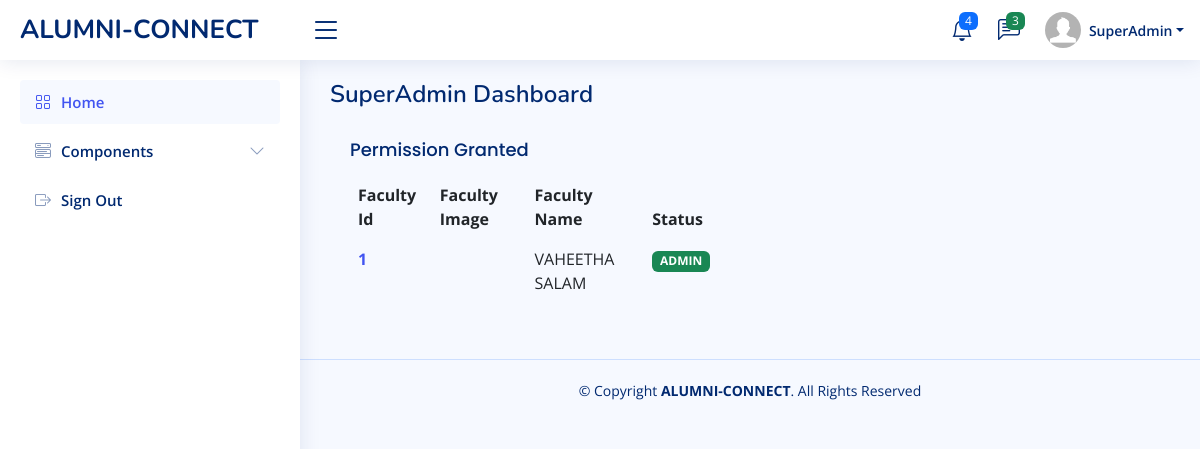
The app's page /alumnis/superAdmin, older data.
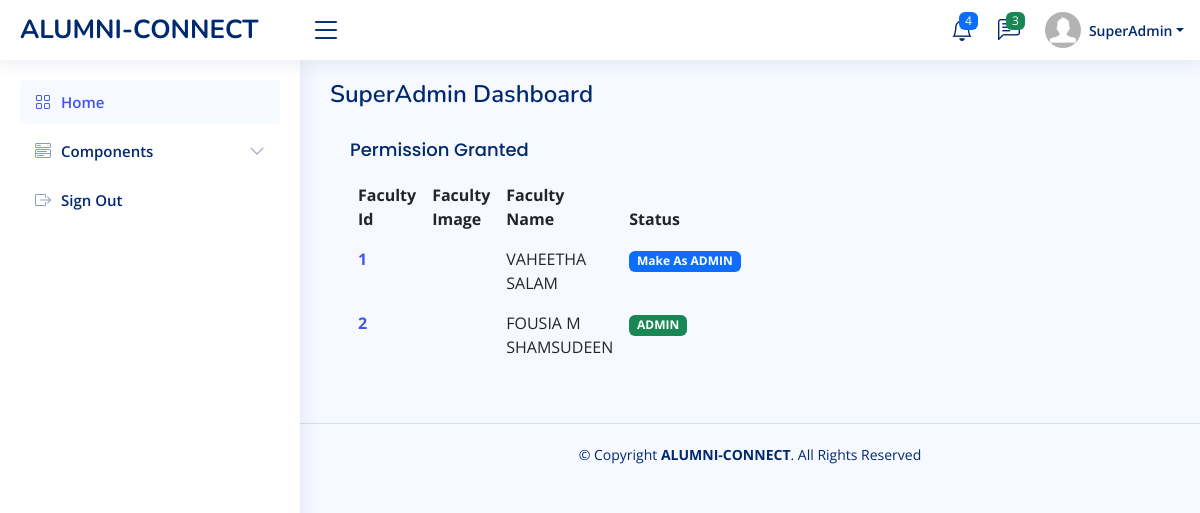
The same page, newer data.
### alumnis/models.py (models this page shows)
class Faculty(models.Model):
  fname = models.CharField(max_length=255,default="")
  lname = models.CharField(max_length=255,default="")
  email = models.CharField(max_length=255)
  mobile = models.IntegerField(default=0)
  password = models.CharField(max_length=255)
  access = models.IntegerField(default=0)

### alumnis/views.py (the view)
# urls.py: path('superAdmin', views.superAdmin, name='superAdmin'),
def superAdmin(request):
  mydata = Faculty.objects.all()
  template = loader.get_template('superAdminView.html')
  context = {
    'faculty': mydata,
  }
  return HttpResponse(template.render(context, request))

### alumnis/templates/superAdminView.html (shortened to what this page needs)
<!DOCTYPE html>
<html lang="en">
<head>
  {% load static %}
  <link href="{% static 'assets2/vendor/bootstrap/css/bootstrap.min.css' %}" rel="stylesheet">
  <link href="{% static 'assets2/vendor/bootstrap-icons/bootstrap-icons.css' %}" rel="stylesheet">
  <link href="{% static 'assets2/vendor/boxicons/css/boxicons.min.css' %}" rel="stylesheet">
  <link href="{% static 'assets2/vendor/quill/quill.snow.css' %}" rel="stylesheet">
  <link href="{% static 'assets2/vendor/quill/quill.bubble.css' %}" rel="stylesheet">
  <link href="{% static 'assets2/vendor/remixicon/remixicon.css' %}" rel="stylesheet">
  <link href="{% static 'assets2/vendor/simple-datatables/style.css' %}" rel="stylesheet">
  <link href="{% static 'assets2/css/style.css' %}" rel="stylesheet">
</head>
<body>
  <header id="header" class="header fixed-top d-flex align-items-center">
    <div class="d-flex align-items-center justify-content-between">
      <a href="" class="logo d-flex align-items-center">
        <span class="d-none d-lg-block">ALUMNI-CONNECT</span>
      </a>
      <i class="bi bi-list toggle-sidebar-btn"></i>
    </div>
    <nav class="header-nav ms-auto">
      <ul class="d-flex align-items-center">
        <li class="nav-item dropdown">
          <a class="nav-link nav-icon" href="#" data-bs-toggle="dropdown">
            <i class="bi bi-bell"></i>
            <span class="badge bg-primary badge-number">4</span>
          </a>
        </li>
        <li class="nav-item dropdown">
          <a class="nav-link nav-icon" href="#" data-bs-toggle="dropdown">
            <i class="bi bi-chat-left-text"></i>
            <span class="badge bg-success badge-number">3</span>
          </a>
        </li>
        <li class="nav-item dropdown pe-3">
          <a class="nav-link nav-profile d-flex align-items-center pe-0" href="#" data-bs-toggle="dropdown">
            <img src="{% static 'assets2/img/profile-img.jpg' %}" alt="Profile" class="rounded-circle">
            <span class="d-none d-md-block dropdown-toggle ps-2">SuperAdmin</span>
          </a>
        </li>
      </ul>
    </nav>
  </header>
  <aside id="sidebar" class="sidebar">
    <ul class="sidebar-nav" id="sidebar-nav">
      <li class="nav-item">
        <a class="nav-link " href="">
          <i class="bi bi-grid"></i>
          <span>Home</span>
        </a>
      </li>
      <li class="nav-item">
        <a class="nav-link collapsed" data-bs-target="#components-nav" data-bs-toggle="collapse" href="#">
          <i class="bi bi-menu-button-wide"></i><span>Components</span><i class="bi bi-chevron-down ms-auto"></i>
        </a>
      </li>
      <li class="nav-item">
        <a class="nav-link collapsed" href="">
          <i class="bi bi-box-arrow-right"></i>
          <span>Sign Out</span>
        </a>
      </li>
    </ul>
  </aside>
  <main id="main" class="main">
    <div class="pagetitle">
      <h1>SuperAdmin Dashboard</h1>
    </div>
    <section class="section dashboard">
      <div class="row">
        <div class="col-6">
          <div class="card-body">
            <h5 class="card-title">Permission Granted</h5>
            <table class="table table-borderless datatable">
              <thead>
                <tr>
                  <th scope="col">Faculty Id</th>
                  <th scope="col">Faculty Image</th>
                  <th scope="col">Faculty Name</th>
                  <th scope="col">Status</th>
                </tr>
              </thead>
              <tbody>
                {% for i in faculty %}
                <tr>
                  <th scope="row"><a href="#">{{ i.id }}</a></th>
                  <td></td>
                  <td>{{ i.fname|upper }} {{ i.lname|upper }}</td>
                  {% if i.access %}
                    <td><span class="badge bg-primary">Make As ADMIN</span></td>
                  {% else %}
                    <td><span class="badge bg-success"> ADMIN </span></td>
                  {% endif %}
                </tr>
                {% endfor %}
              </tbody>
            </table>
          </div>
        </div>
        <div class="col-6">
        </div>
      </div>
    </section>
  </main>
  <footer id="footer" class="footer">
    <div class="copyright">
      &copy; Copyright <strong><span>ALUMNI-CONNECT</span></strong>. All Rights Reserved
    </div>
  </footer>
</body>
</html>

### alumnis/static/assets2/css/style.css (style rules this page uses)
:root { scroll-behavior: smooth; }
body { font-family: "Open Sans", sans-serif; background: #f6f9ff; color: #444444; }
a { color: #4154f1; text-decoration: none; }
h1, h2, h3, h4, h5, h6 { font-family: "Nunito", sans-serif; }
#main { margin-top: 60px; padding: 20px 30px; transition: all 0.3s; }
.pagetitle { margin-bottom: 10px; }
.pagetitle h1 { font-size: 24px; margin-bottom: 0; font-weight: 600; color: #012970; }
.card-title { padding: 20px 0 15px 0; font-size: 18px; font-weight: 500; color: #012970; font-family: "Poppins", sans-serif; }
.card-body { padding: 0 20px 20px 20px; }
.logo { line-height: 1; }
@media (min-width: 1200px) { .logo { width: 280px; } }
.logo span { font-size: 26px; font-weight: 700; color: #012970; font-family: "Nunito", sans-serif; }
.header { transition: all 0.5s; z-index: 997; height: 60px; box-shadow: 0px 2px 20px rgba(1, 41, 112, 0.1); background-color: #fff; padding-left: 20px; }
.header .toggle-sidebar-btn { font-size: 32px; padding-left: 10px; cursor: pointer; color: #012970; }
.header-nav ul { list-style: none; }
.header-nav>ul { margin: 0; padding: 0; }
.header-nav .nav-icon { font-size: 22px; color: #012970; margin-right: 25px; position: relative; }
.header-nav .nav-profile { color: #012970; }
.header-nav .nav-profile img { max-height: 36px; }
.header-nav .nav-profile span { font-size: 14px; font-weight: 600; }
.header-nav .badge-number { position: absolute; inset: -2px -5px auto auto; font-weight: normal; font-size: 12px; padding: 3px 6px; }
.sidebar { position: fixed; top: 60px; left: 0; bottom: 0; width: 300px; z-index: 996; transition: all 0.3s; padding: 20px; overflow-y: auto; scrollbar-width: thin; scrollbar-color: #aab7cf transparent; box-shadow: 0px 0px 20px rgba(1, 41, 112, 0.1); background-color: #fff; }
@media (min-width: 1200px) { #main, #footer { margin-left: 300px; } }
.sidebar-nav { padding: 0; margin: 0; list-style: none; }
.sidebar-nav li { padding: 0; margin: 0; list-style: none; }
.sidebar-nav .nav-item { margin-bottom: 5px; }
.sidebar-nav .nav-link { display: flex; align-items: center; font-size: 15px; font-weight: 600; color: #4154f1; transition: 0.3; background: #f6f9ff; padding: 10px 15px; border-radius: 4px; }
.sidebar-nav .nav-link i { font-size: 16px; margin-right: 10px; color: #4154f1; }
.sidebar-nav .nav-link.collapsed { color: #012970; background: #fff; }
.sidebar-nav .nav-link.collapsed i { color: #899bbd; }
.sidebar-nav .nav-link .bi-chevron-down { margin-right: 0; transition: transform 0.2s ease-in-out; }
.footer { padding: 20px 0; font-size: 14px; transition: all 0.3s; border-top: 1px solid #cddfff; }
.footer .copyright { text-align: center; color: #012970; }

Row changes from the older to the newer data that the page shows:
changed Faculty "VAHEETHA": access "ADMIN" → "Make As ADMIN"
added Faculty: id "2", fname "FOUSIA", lname "M SHAMSUDEEN", access "ADMIN"
